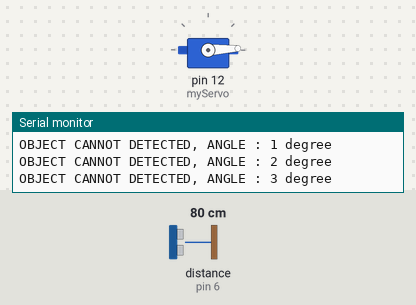
Simulated run of this sketch. Board: Arduino Uno, built with avr-gcc and run on an emulated ATmega328P. On the bench: servo, the last lines printed to the serial monitor. Wiring (inferred from the names in the program): ultrasonic range finder: trigger pin 5; echo pin 6. The inputs (shaded band) are chosen by the test bench; at power-on: distance to the obstacle (sensor on pin 6) 80 cm. The echo pulse lasts 58.3 µs per cm.

Above: at 1.2 s.
1.3 s: distance to the obstacle (sensor on pin 6) set to 2 cm
4.3 s: distance to the obstacle (sensor on pin 6) set to 4 cm
At 6.19 s:
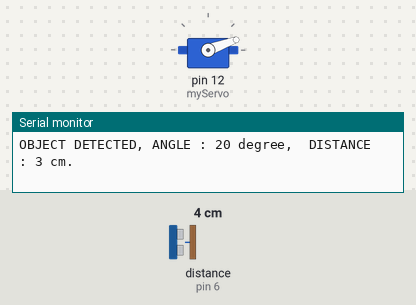
At 12.22 s:
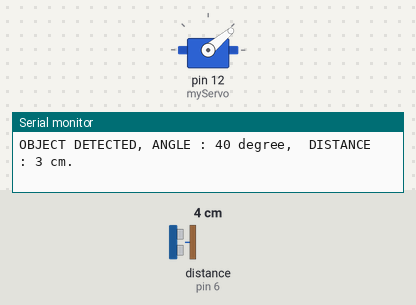
Timing chart, 0 to 19.9 s (numbered marks = the images above; inputs shaded):
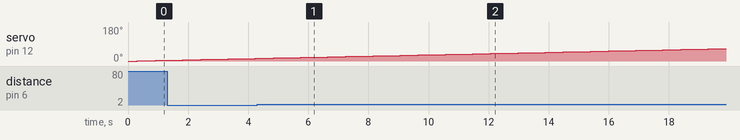

The sketch:

radar.ino
```cpp
#include <Servo.h>.

const int trigPin = 5;
const int echoPin = 6;

long duration;
int distance;

Servo myServo;

void setup()
{
  pinMode(trigPin, OUTPUT);
  pinMode(echoPin, INPUT);
  Serial.begin(9600);
  myServo.attach(12);
}

void loop()
{

  for(int i = 0; i <= 180; i++)
  {
    myServo.write(i);
    distance = calculateDistance();

    if(distance < 50)
    {
      Serial.print("OBJECT DETECTED, ");
      Serial.print("ANGLE : ");
      Serial.print(i);
      Serial.print(" degree");
      Serial.print(",  DISTANCE : ");
      Serial.print(distance);
      Serial.println(" cm.");
      delay(300);
    }
    else
    {
      Serial.print("OBJECT CANNOT DETECTED, ");
      Serial.print("ANGLE : ");
      Serial.print(i);
      Serial.println(" degree");
      delay(300);
    }
  }

  for(int i = 180; i >= 0; i--)
  {
    myServo.write(i);
    distance = calculateDistance();

    if(distance < 50)
    {
      Serial.print("OBJECT DETECTED, ");
      Serial.print("ANGLE : ");
      Serial.print(i);
      Serial.print(" degree");
      Serial.print(",  DISTANCE : ");
      Serial.print(distance);
      Serial.println(" cm.");
      delay(300);
    }
    else
    {
      Serial.print("OBJECT CANNOT DETECTED, ");
      Serial.print("ANGLE : ");
      Serial.print(i);
      Serial.println(" degree");
      delay(300);
    }
  }

  delay(1000);

}

int calculateDistance()
{

  digitalWrite(trigPin, LOW);
  delayMicroseconds(2);

  digitalWrite(trigPin, HIGH);
  delayMicroseconds(10);
  digitalWrite(trigPin, LOW);

  duration = pulseIn(echoPin, HIGH);
  distance= duration*0.034/2;

  return distance;
}
```
